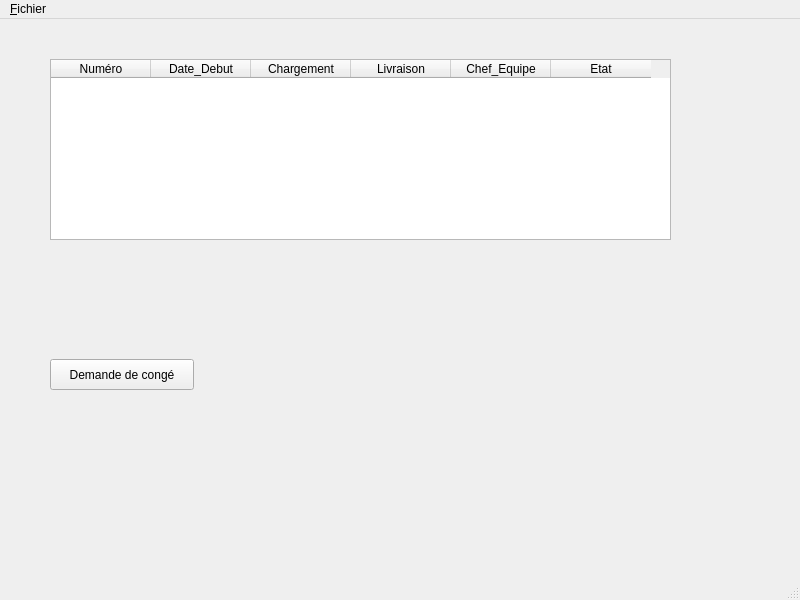
<?xml version="1.0" encoding="UTF-8"?>
<ui version="4.0">
 <class>MainWindowSalarie</class>
 <widget class="QMainWindow" name="MainWindowSalarie">
  <property name="geometry">
   <rect>
    <x>0</x>
    <y>0</y>
    <width>800</width>
    <height>600</height>
   </rect>
  </property>
  <property name="windowTitle">
   <string>MainWindow</string>
  </property>
  <widget class="QWidget" name="centralwidget">
   <widget class="QTableWidget" name="tableWidgetSalarie">
    <property name="geometry">
     <rect>
      <x>50</x>
      <y>40</y>
      <width>621</width>
      <height>181</height>
     </rect>
    </property>
    <column>
     <property name="text">
      <string>Numéro</string>
     </property>
    </column>
    <column>
     <property name="text">
      <string>Date_Debut</string>
     </property>
    </column>
    <column>
     <property name="text">
      <string>Chargement</string>
     </property>
    </column>
    <column>
     <property name="text">
      <string>Livraison</string>
     </property>
    </column>
    <column>
     <property name="text">
      <string>Chef_Equipe</string>
     </property>
    </column>
    <column>
     <property name="text">
      <string>Etat</string>
     </property>
    </column>
   </widget>
   <widget class="QPushButton" name="pushButton">
    <property name="geometry">
     <rect>
      <x>50</x>
      <y>340</y>
      <width>144</width>
      <height>31</height>
     </rect>
    </property>
    <property name="text">
     <string>Demande de congé</string>
    </property>
   </widget>
  </widget>
  <widget class="QMenuBar" name="menubar">
   <property name="geometry">
    <rect>
     <x>0</x>
     <y>0</y>
     <width>800</width>
     <height>27</height>
    </rect>
   </property>
   <widget class="QMenu" name="menu_Fichier">
    <property name="title">
     <string>&amp;Fichier</string>
    </property>
    <addaction name="action_Quitter"/>
   </widget>
   <addaction name="menu_Fichier"/>
  </widget>
  <widget class="QStatusBar" name="statusbar"/>
  <action name="action_Quitter">
   <property name="text">
    <string>&amp;Quitter</string>
   </property>
  </action>
 </widget>
 <resources/>
 <connections/>
</ui>
